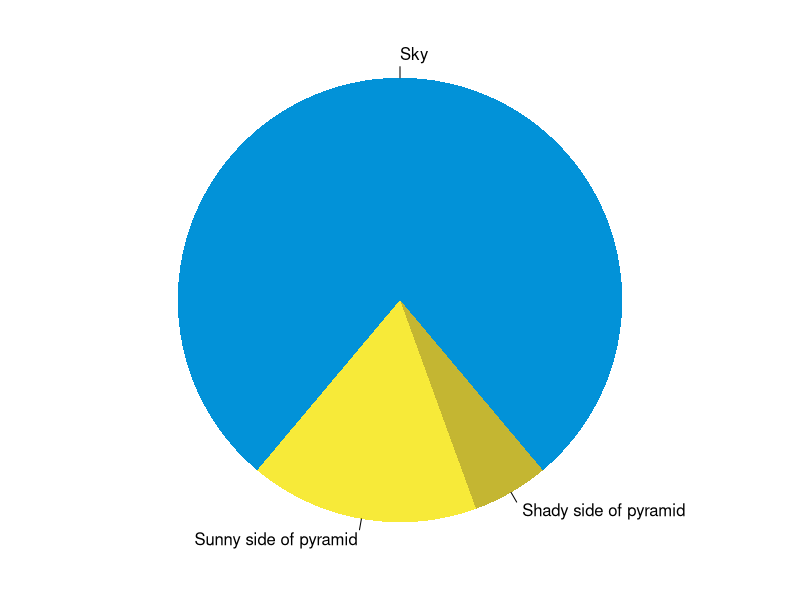
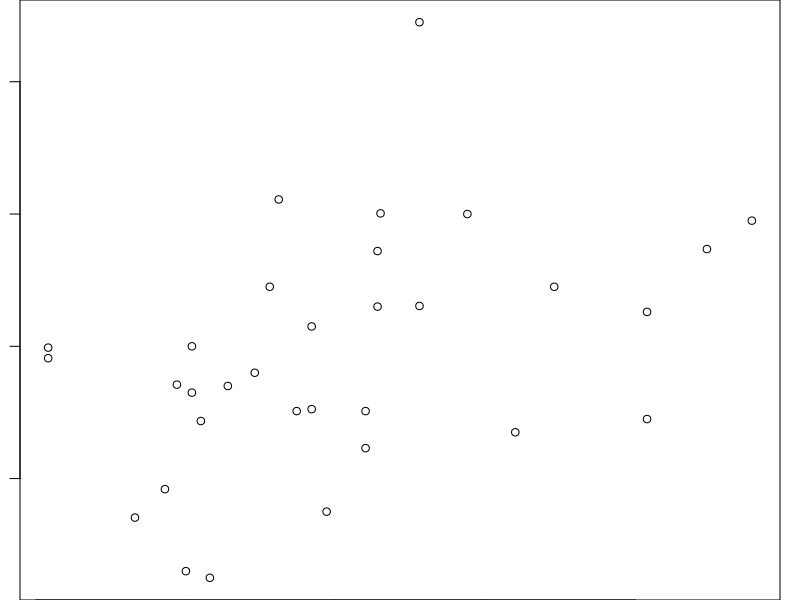

Write the R code that produced these figures, in order.
## ---- chunk 1
knitr::opts_chunk$set(collapse = TRUE)
## ---- chunk 2
summary(cars)
fit <- lm(dist ~ speed, data = cars)
fit
## ---- chunk 3
par(mar = c(0, 1, 0, 1))
pie(
  c(280, 60, 20),
  c('Sky', 'Sunny side of pyramid', 'Shady side of pyramid'),
  col = c('#0292D8', '#F7EA39', '#C4B632'),
  init.angle = -50, border = NA
)
## ---- chunk 4
plot(mtcars$mpg, mtcars$qsec)
